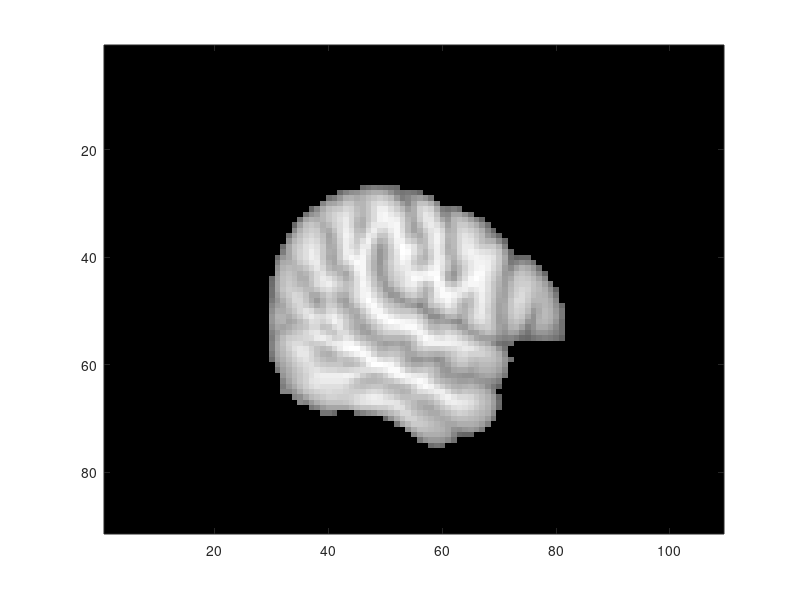

Here is the MATLAB script that generated this plot:
%% 1. Go over HW

%% 2. Write your first function
% -write hello function: function/end keyword, function name has to be same
% as file name; code body
% -call the function
%
% - modify function to accept arguments: hello your_name
% - call the function with different examples
%
% - modify to add documentation
% help hello

%% 3. back to keynote for formal def functions




%% 4. Exercise 1
% Go back to your script from HW 1. We?ll modify the script for visualizing
% brain slices into a function

% Write a function called plot_sagittal_slice()
%   One argument: slice index
%   For that index, get the sagittal brain slice and store to a variable
%   Plot sagittal brain slice
%
% Test your function by calling:
%   plot_sagittal_slice(25)
%   plot_sagittal_slice(50)
%   plot_sagittal_slice(60)


% handy dandy script reference
load('MNI152_T1_2mm_brain.mat');

% get an sagital slice. dims = 109 x 91
sag_slice = squeeze(nifti_img(75,:,:));
size(sag_slice)

% visualize sag slice
figure; colormap gray;
imagesc(flipud(sag_slice'));

%% 4B add documentation

%% 5. Outputs and scope
% try to print slice info from #4
% Back to keynote



%% 6. Practice 2
% Write a function to calculate the circumference and area of a circle from a radius r
%   Takes one input, radius
%   Outputs two values, area and circumference
% Test your function:
%   calc_circle(1)
%   calc_circle(.5)
%   calc_circle(66)

%% 7. When to use, best practices
% back in keynote

%% 8. Debug
% use plot_saggital_slices function as an example
% 1. use error messages
% 2. breakpoints and debug mode
% 3. automatically start debugger






